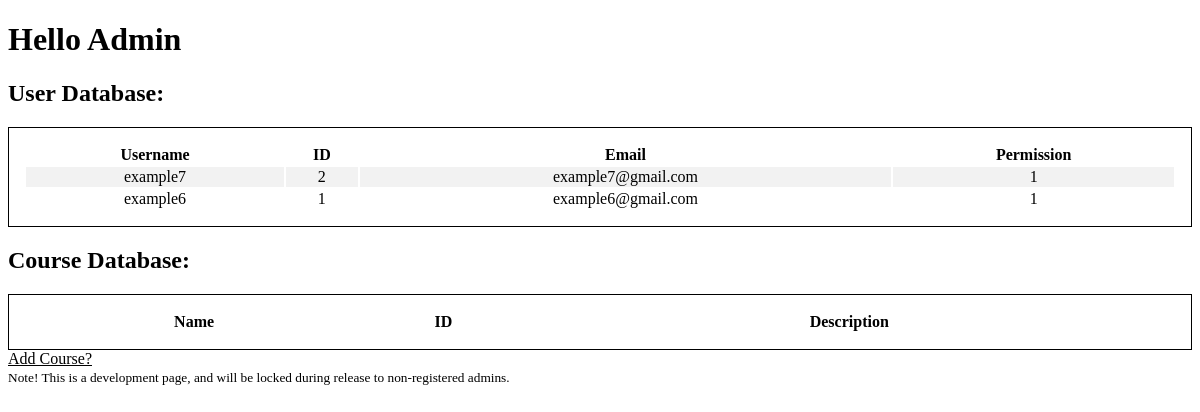
/admin, run on an earlier commit of the app's database.
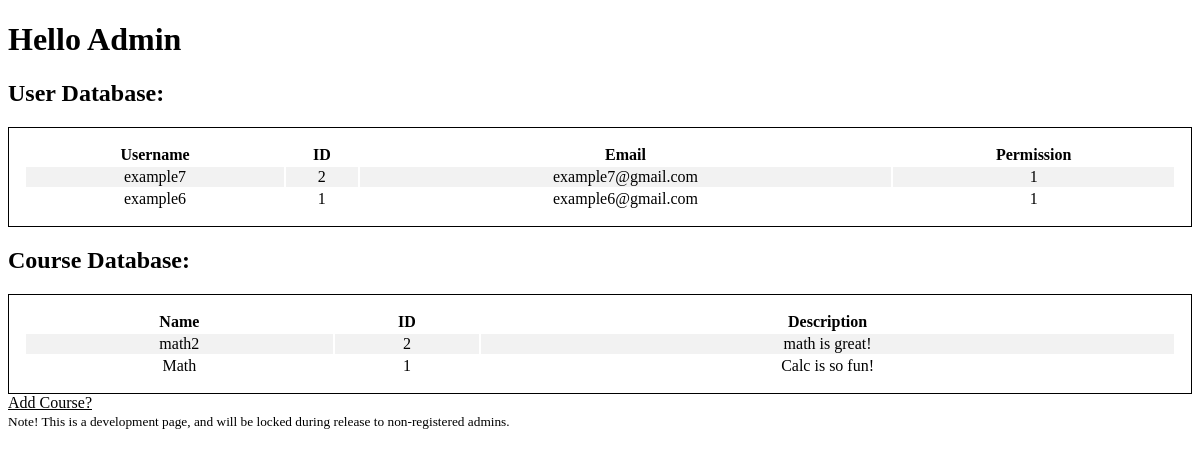
And on a later commit of the database.
### PeerTutor/models.py (models this page shows, shortened)
class User(db.Model, UserMixin):
    id = db.Column(db.Integer, primary_key=True)
    username = db.Column(db.String(20), unique=True, nullable=False)
    email = db.Column(db.String(120), unique=True, nullable=False)
    password = db.Column(db.String(60), nullable=False)
    permission = db.Column(db.Integer, default='1')
    grade = db.Column(db.Integer, nullable=False)
    date_joined = db.Column(db.DateTime, nullable=False, default=datetime.utcnow)
    waiting_for = db.Column(db.PickleType, nullable=True)
    gradeLevels = db.Column(db.String(120), default="8,9,10,11,12") #8 means all middle school
    schedule = db.relationship('Schedule', backref='User', lazy=True)

class Course(db.Model):
    id = db.Column(db.Integer, primary_key=True)
    name = db.Column(db.String(20), unique=True, nullable=False)
    description = db.Column(db.Text, nullable=False)

### PeerTutor/admin/routes.py (the view)
@admin.route("/admin")
def adminPage():
    users = User.query.order_by(User.date_joined.desc()).all()
    courses = Course.query.order_by(Course.id.desc()).all()
    return render_template('/admin.html', users=users, courses=courses)

### PeerTutor/templates/admin.html (shortened to what this page needs)
{% extends 'base.html' %}
{% block content %}
    <h1> Hello Admin </h1>
    <h2> User Database: </h2>
    <table class="admin-table">
        <tr>
            <th> Username </th>
            <th> ID </th>
            <th> Email </th>
            <th> Permission </th>
        </tr>
        {% for user in users %}
            <tr>
                <td> {{ user.username }} </td>
                <td> {{ user.id }} </td>
                <td> {{ user.email }} </td>
                <td> {{ user.permission }} </td>
            </tr>
        {% endfor %}
    </table>
    <h2> Course Database: </h2>
    <table class="admin-table">
        <tr>
            <th> Name </th>
            <th> ID </th>
            <th> Description </th>
        </tr>
        {% for course in courses %}
            <tr>
                <td> {{ course.name }} </td>
                <td> {{ course.id }} </td>
                <td> {{ course.description }} </td>
            </tr>
        {% endfor %}
    </table>
    <a class="development-link" href="{{ url_for('admin.addCourse')}}"> Add Course? </a>
    <br>
    <small>
        Note! This is a development page, and will be locked during release to non-registered admins.
    </small>
{% endblock %}

### PeerTutor/templates/base.html (shortened to what this page needs)
<!DOCTYPE html>
<html lang="en">
<head>
    <link rel="stylesheet" type="text/css" href="{{ url_for('static', filename='main.css') }}">
</head>
<body>
    <main role="main" class="#">
        <div class="#">
        <div class="#">
            {% block content %}{% endblock %}
        </div>
</body>

### PeerTutor/static/main.css (style rules this page uses)
.admin-table { border: 1px solid black; width: 100%; text-align: center; padding: 15px; }
tr { border-bottom: 1px solid black; border-right: 1px solid black; }
tr:nth-child(even) { background-color: #f2f2f2; }
.development-link { color: black; }

What changed in the data, as far as the page shows it:
added Course: name "math2", id "2", description "math is great!"
added Course: name "Math", id "1", description "Calc is so fun!"
